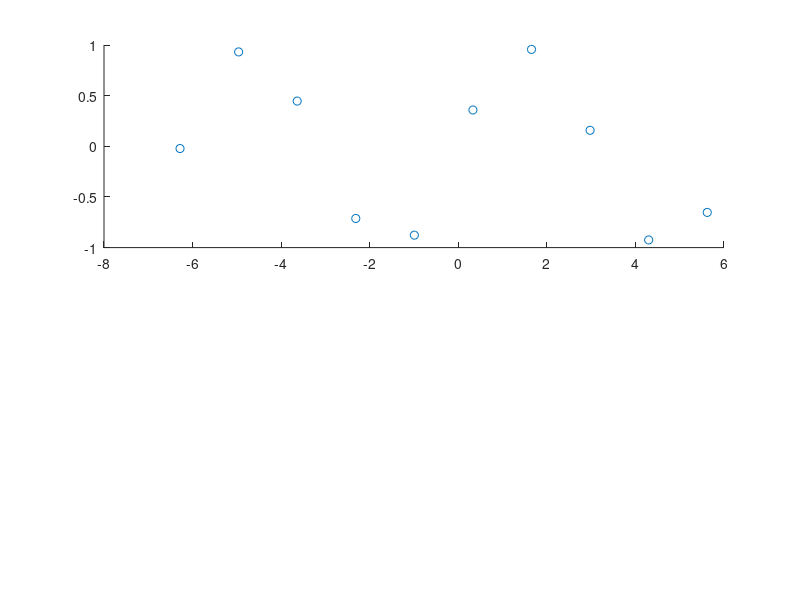

This figure's MATLAB source: (Note: this script raises an error after producing the figure.)
X1 = [-6.28318531 -4.96040945 -3.6376336   -2.31485774 -0.99208189  0.33069396   1.65346982   2.97624567  4.29902153   5.62179738];

Y1 = [-0.02212373  0.93174316  0.44657927  -0.71237743 -0.87719887  0.35844402   0.95673157   0.15797694 -0.92443154  -0.65275084];

X2 = [-5.         -4.79591837 -4.59183673 -4.3877551  -4.18367347 -3.97959184  -3.7755102  -3.57142857 -3.36734694 -3.16326531 -2.95918367 -2.75510204  -2.55102041 -2.34693878 -2.14285714 -1.93877551 -1.73469388 -1.53061224  -1.32653061 -1.12244898 -0.91836735 -0.71428571 -0.51020408 -0.30612245  -0.10204082  0.10204082  0.30612245  0.51020408  0.71428571  0.91836735   1.12244898  1.32653061  1.53061224  1.73469388  1.93877551  2.14285714   2.34693878  2.55102041  2.75510204  2.95918367  3.16326531  3.36734694   3.57142857  3.7755102   3.97959184  4.18367347  4.3877551   4.59183673   4.79591837  5.        ];

Y2 = [ 1.51657986e+01  1.18834486e+01  1.14908377e+01  9.69999012e+00   8.83752995e+00  8.53654378e+00  7.26220222e+00  6.24526603e+00   6.14466521e+00  2.20438691e+00  3.02257790e+00  2.55301601e+00   1.20314417e+00  2.81993279e+00 -7.95772374e-02  5.17986596e-01  -2.02214422e+00 -1.88483645e+00 -6.00919079e-01 -1.89204707e-01   1.69449681e-02  3.91334228e-01 -1.73970249e+00 -3.19757434e-01  -6.00188224e-01  2.31330343e-01  5.82638717e-01  4.22184971e+00   3.59292410e-01  4.59202652e+00  4.71769806e+00  5.21676309e+00   6.70631069e+00  6.62448237e+00  7.35495405e+00  9.65171985e+00   9.61038903e+00  1.22648215e+01  1.29301284e+01  1.33289427e+01   1.76286428e+01  1.76382160e+01  2.07450785e+01  2.18295969e+01   2.30767522e+01  2.64519126e+01  2.74412541e+01  2.89516763e+01   3.31531920e+01  3.70987315e+01];

% dataset 1 seems to be periodic so a trig interpolation would be best
subplot(2,1,1)
scatter(X1, Y1);

hold on
[coeff] = func_fit(X1, Y1, "interpolate", "trig", 0);
x1 = linspace(min(X1), max(X1));
degrees = size(X1, 2);
y1 = [];
for t = 1:size(x1,2)
    pt = coeff(1);
    % calculate cos side
    for k = 2:floor((degrees)/2)
        pt = pt + coeff(k)*cos(coeff(k)*t);
    end
    % calculate sin side
    for k = floor((degrees)/2)+1:degrees-1
        pt = pt + coeff(k)*sin(coeff(k)*t);
    end
    % add to y
    y1 = [y1 pt];
end
plot(x1, y1)
hold off

% dataset 2 seems to be roughly quadratic so a approximation of degree 2 would be best
subplot(2,1,2)
scatter(X2, Y2);

hold on
[coeff] = func_fit(X2, Y2, "approximate", "poly", 2);
x2 = linspace(min(X2), max(X2));
y2 = [];
for t = 1:size(x2, 2)
    pt = 0;
    % calculate p(n-1)
    for n = 1:size(coeff, 1)
        pt = pt + coeff(n)*x2(t)^(n-1);
    end
    % add to y
    y2 = [y2 pt];
end
plot(x2, y2)
hold off
